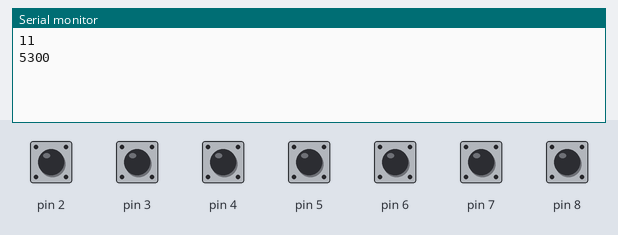
This sketch was run on a simulated Arduino Uno, built with avr-gcc and run on an emulated ATmega328P. Shown: the last lines printed to the serial monitor. The inputs (shaded band) are chosen by the test bench; at power-on: pin 2–8 HIGH.

Above: at 1.8 s.
1.9 s: pin 4 pulled LOW for 0.15 s
At 2.7 s:
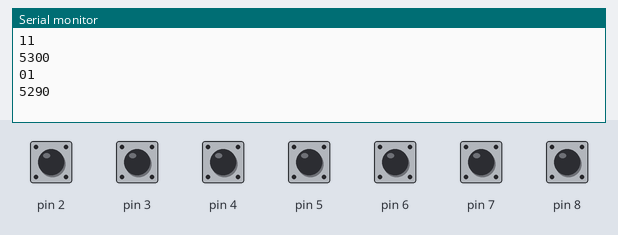
3.5 s: pin 5 pulled LOW for 1 s
At 4.8 s:
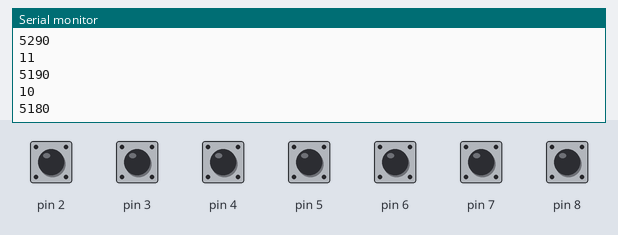
6.0 s: pin 4 pulled LOW for 1 s
At 6.8 s:
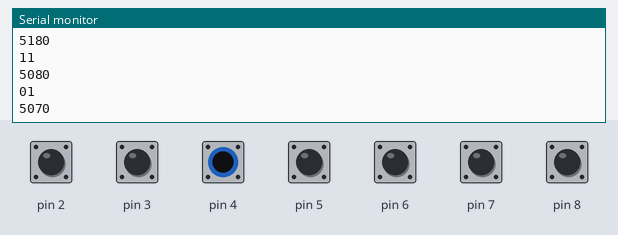
8.5 s: pin 5 pulled LOW for 1 s
At 9.8 s:
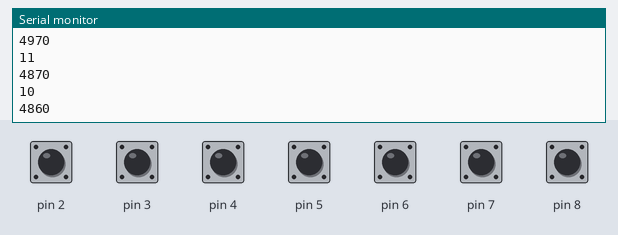
Timing chart, 0 to 11.5 s (numbered marks = the images above; inputs shaded):
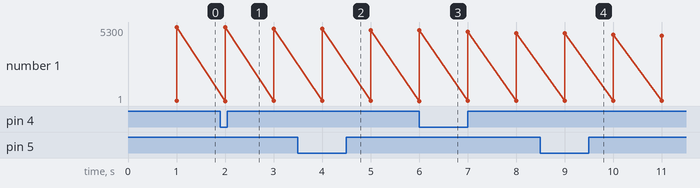

The sketch:

wire_cut_puzzle_prototype.ino
```cpp
// all Ardunio is C++ programming language.
// this is the header section where we declare what Header files to include.
// headers are pre-written bits of code that you can reference and use inside the app you are building
// headers files provide access to all of the arduino accessories using each's pre-written C++ header file.
// it is possible you don't need any headers at all


// this is an array of integer. we want to set the max value to however many digital pins there are on the control board, plus 1.
// arrays "index" start at 0, so when set to wireValue[14], the array is accessed as wireValue[0] to wireValue[13].
// adding +1 to our maximum number of digital pins lets us map it directly pin # to pin #. this will make more sense in the setup() function
int wireValue[14];

// this is a representation of 1 second in milliseconds and is used for the countdown timer "tick"
const unsigned long refreshInterval = 1L * 1000L; // delay between updates, in milliseconds
// this is the fresh rate used in timing
unsigned long lastRefreshTime = 0;

int timerCount = 90*60; // 90 minutes * 60 seconds

int timerRamp = 1;
int brokenWireCount = 0;

boolean countdownReached = false;
boolean displayTriggered = false;

// if we create them on the fly later in functions, it will result in a "memory leak".
// a memory leak is where we keep allocating space in memory for a variable, and run out of memory over time.
// this is a fatal flaw in many, many, many programs.
// so by creating it here as a "global declaration", it will only ever use 1 place in memory, where we will continually write new values as we need them


// setup is the first function that runs
void setup() {
   Serial.begin(115200);
   // now lets setup digital pins. this is assuming the wires to cut are wired to this digital pins.
   // to setup wire cuts, a wire simply has to connect any digital pin to the ground, and they can all share a common ground.
   // we want to set the digital pins to PULLUP mode. then we will read the pin and store its current value to an array of pin values
   pinMode(1, INPUT_PULLUP);
   wireValue[1] = digitalRead(1);
   pinMode(2, INPUT_PULLUP);
   wireValue[2] = digitalRead(2);
   pinMode(3, INPUT_PULLUP);
   wireValue[3] = digitalRead(3);
   pinMode(4, INPUT_PULLUP);
   wireValue[4] = digitalRead(4);
   pinMode(5, INPUT_PULLUP);
   wireValue[5] = digitalRead(5);
   pinMode(6, INPUT_PULLUP);
   wireValue[6] = digitalRead(6);
   pinMode(7, INPUT_PULLUP);
   wireValue[7] = digitalRead(7);
   pinMode(8, INPUT_PULLUP);
   wireValue[8] = digitalRead(8);

  // that's it for initializing the pins
  // if there is a display to setup, the code goes here

} // end of setup()

void loop() {
  // scan wires on 1 second intervals
  // as long as there's time left
  if(timerCount > 0)
  {
    if (millis() - lastRefreshTime > refreshInterval) {
      lastRefreshTime += refreshInterval;
      scanWires();
    }
  }

  // self explanatory, trigger the failure animation if it has not fired already.
  if(countdownReached && !displayTriggered)
  {
    triggerDisplay();
  }
}


// this is where we do all of the heavy lifting on the wires
void scanWires()
{
  // expand this section for the wires cut that accelerate the timer
  wireValue[4] = digitalRead(4);
  Serial.print(wireValue[4]);
  wireValue[5] = digitalRead(5);
  Serial.println(wireValue[5]);

  // set our counts to the initial values
  timerRamp = 1;
  brokenWireCount = 0;

  // expand this section also for the wires cut that accelerate the timer
  if(wireValue[4] == 1)
  {
      brokenWireCount++;
  }
  if(wireValue[5] == 1)
  {
      brokenWireCount++;
  }

  // so far only the first 2 bumps in time are set.
  // this section is expanded with case 3, case 4, etc and you can tune your curve with timerRamp = #.
  switch(brokenWireCount) {
    case 1:
      timerRamp = 10;
      break;
    case 2:
      timerRamp = 100;
      break;
    default:
      timerRamp = 1;
  }

  tickTimer();
  Serial.println(timerCount);
} // end of scanWires()

// decrements the timerRamp from the timerCount, called at the end of scanWires()
void tickTimer()
{
  timerCount -= timerRamp;
  if(timerCount <= 0)
  {
    countdownReached = true;
  }
} // end of tickTimer()

// animations, etc, when countdown timer is reached
void triggerDisplay() {
  displayTriggered = true;
  // animation for triggered event goes here
  Serial.println("Failure Event Triggered");
} // end of triggerDisplay()
```

Measured:
- after the input at 1.9 s, the serial monitor: prints a new line after 0.10 s (image 1)
- after the input at 3.5 s, the serial monitor: prints a new line after 0.50 s (image 2)
- after the input at 6.0 s, the serial monitor: prints a new line at once (image 3)
- after the input at 8.5 s, the serial monitor: prints a new line after 0.50 s (image 4)
- plotted number 1: 5300 → 5190 after the input at 1.9 s, 5190 → 5080 after the input at 3.5 s, 5080 → 4870 after the input at 6.0 s, 4870 → 4660 after the input at 8.5 s
